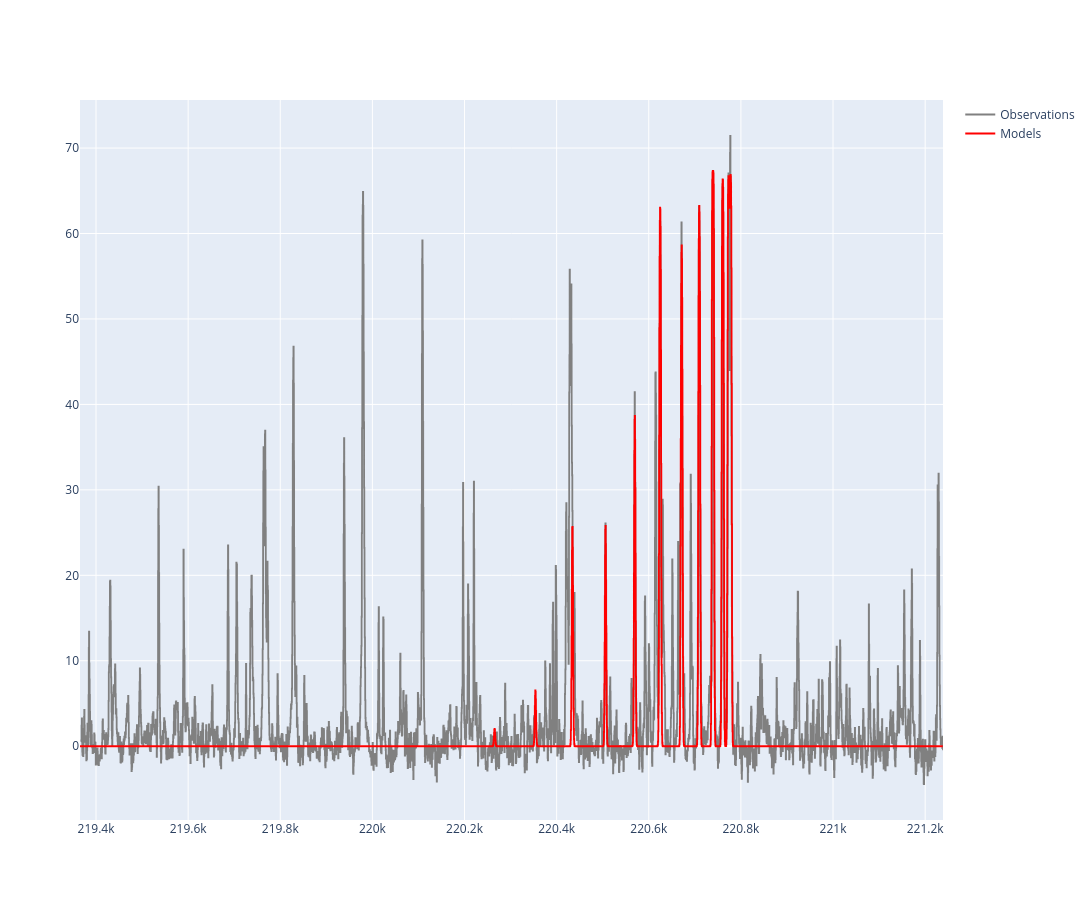

Here is the notebook cell this chart was saved with:
### Code cell
file_path_37 = "/Users/shangguanlingluo/Library/CloudStorage/OneDrive-mails.ucas.ac.cn/astrophysics/Fitting/13079/CH3NC_peak.tsv"
x_data_37 = []
y_data_37 = []
column1_data_37 = []
column2_data_37 = []

with open(file_path_37, 'r') as file_37:
    lines_37 = file_37.readlines()
    for line_37 in lines_37[11:]:
        columns_37 = line_37.split()
        column1_data_37.append(columns_37[0])
        column2_data_37.append(columns_37[1])

for x, y in zip(column1_data_37, column2_data_37):
    temp_x = float(x)
    temp_y = float(y)
    x_data_37.append(temp_x)
    y_data_37.append(temp_y)

x_data_37 = np.array(x_data_37)
y_data_37 = np.array(y_data_37)


freq_tau, T_sim = gauss_fit(p=[3, 268, 1.9e17, 4.3, -40.9, 1.35], 
                            name='CH3CN;v=0;#1', 
                            freq_l=219365.2057, freq_u=221238.739897, step=(221238.739897-219365.2057)/len(x_data_37), 
                            db_path='/Users/shangguanlingluo/.xclass/db/cdms_lite__official.db', 
                            beam=0.3, 
                            Save=True, 
                            save_file='/Users/shangguanlingluo/Library/CloudStorage/OneDrive-mails.ucas.ac.cn/astrophysics/Fitting/13079/fitting/CH3CN_CH3NC_PEAK.txt')


fig1 = go.Figure()
fig1.add_trace(go.Scatter(x = x_data_37, y = y_data_37, mode='lines', line=dict(color='grey', width=1.8), name='Observations', line_shape='hv')) 
fig1.add_trace(go.Scatter(x = freq_tau, y = T_sim, line=dict(color='red', width=1.8), name='Models', line_shape='hv'))
fig1.update_layout(width=2000, height=900)
fig1.show()

### Figure 1 — Plotly figure (JSON) as saved in the notebook; plotly's stock layout.template omitted (floating-point values rounded to 4 significant figures; data arrays with more than 128 entries replaced by an {"elided": "..."} marker saying what was removed)
{"data": [{"line": {"color": "grey", "shape": "hv", "width": 1.8}, "mode": "lines", "name": "Observations", "type": "scatter", "x": {"elided": "3833 float values"}, "y": {"elided": "3833 float values"}}, {"line": {"color": "red", "shape": "hv", "width": 1.8}, "name": "Models", "type": "scatter", "x": {"elided": "3833 float values"}, "y": {"elided": "3833 float values"}}], "layout": {"height": 900, "width": 2000}}
